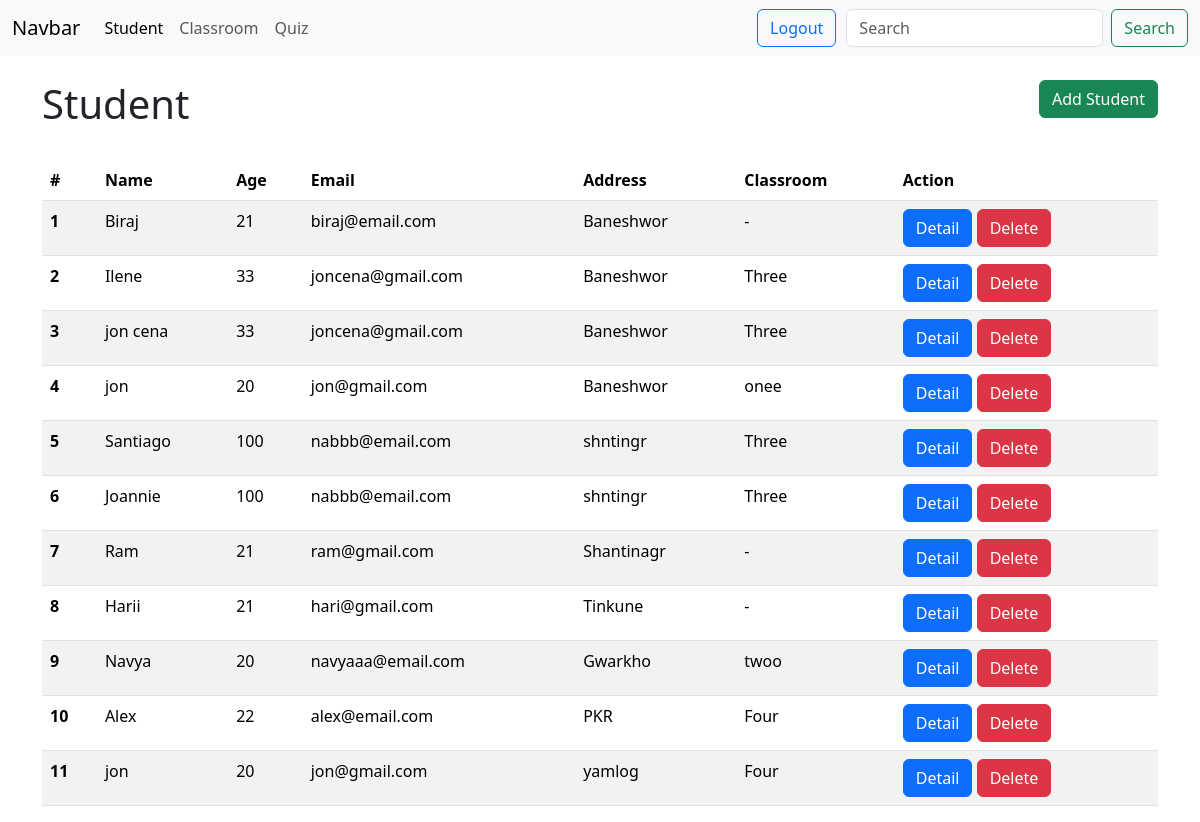
Screenshot of /crud/ (signed in) with the database file from the repository.
### crud/models.py (models this page shows, shortened)
class Student(models.Model):
    classroom = models.ForeignKey(ClassRoom, on_delete=models.CASCADE, null=True, blank=True, related_name="students")
    name=models.CharField(max_length=20)
    age=models.IntegerField()
    email=models.EmailField(max_length=20)
    address=models.CharField(max_length=50)

class ClassRoom(models.Model):
    name=models.CharField(max_length=20)

### crud/views.py (the view)
# urls.py: path("", student, name="commons_student"),
@login_required
def student(request):
    students = Student.objects.all().order_by('-id')
    return render(request, template_name="crud/student.html", context={"students": students})

### crud/templates/crud/student.html (shortened to what this page needs)
{% extends 'commons/layouts/base.html' %}
{% block content %}
    {% include 'includes/nav.html' %}
    <br>
    <div class = "container">
    <a href="{% url 'crud_add_student' %}" class="btn btn-success" style="float: right">Add Student</a>
        <h1>Student</h1><br>
        <table class="table table-striped">
            <thead>
            <tr>
                <th scope="col">#</th>
                <th scope="col">Name</th>
                <th scope="col">Age</th>
                <th scope="col">Email</th>
                <th scope="col">Address</th>
                <th scope="col">Classroom</th>
                <th scope="col">Action</th>
            </tr>
            </thead>
            <tbody>
            {% for student in students %}
                <tr>
                    <th scope="row">{{ forloop.counter }}</th>
                    <td>{{ student.name }}</td>
                    <td>{{ student.age }}</td>
                    <td>{{ student.email }}</td>
                    <td>{{ student.address }}</td>
                    <td>
                        {% if student.classroom %}
                            {{ student.classroom.name }}
                        {% else %}
                            -
                        {% endif %}
                    </td>
                <td>
                    <a href="{% url "detail_student" student.id %}" class="btn btn-primary">Detail</a>
                    <a href="{% url "delete_student" student.id %}" class="btn btn-danger"> Delete</a>
                </td>
                </tr>
            {% endfor %}
            </tbody>
        </table>
        </div>
{% endblock content %}

### rows the page displays
Student: name "Biraj", age "21", email "biraj@email.com", address "Baneshwor"
Student: name "Ilene", age "33", email "joncena@gmail.com", address "Baneshwor", classroom.name "Three"
Student: name "jon cena", age "33", email "joncena@gmail.com", address "Baneshwor", classroom.name "Three"
Student: name "jon", age "20", email "jon@gmail.com", address "Baneshwor", classroom.name "onee"
Student: name "Santiago", age "100", email "nabbb@email.com", address "shntingr", classroom.name "Three"
Student: name "Joannie", age "100", email "nabbb@email.com", address "shntingr", classroom.name "Three"
Student: name "Ram", age "21", email "ram@gmail.com", address "Shantinagr"
Student: name "Harii", age "21", email "hari@gmail.com", address "Tinkune"
Student: name "Navya", age "20", email "navyaaa@email.com", address "Gwarkho", classroom.name "twoo"
Student: name "Alex", age "22", email "alex@email.com", address "PKR", classroom.name "Four"
Student: name "jon", age "20", email "jon@gmail.com", address "yamlog", classroom.name "Four"
